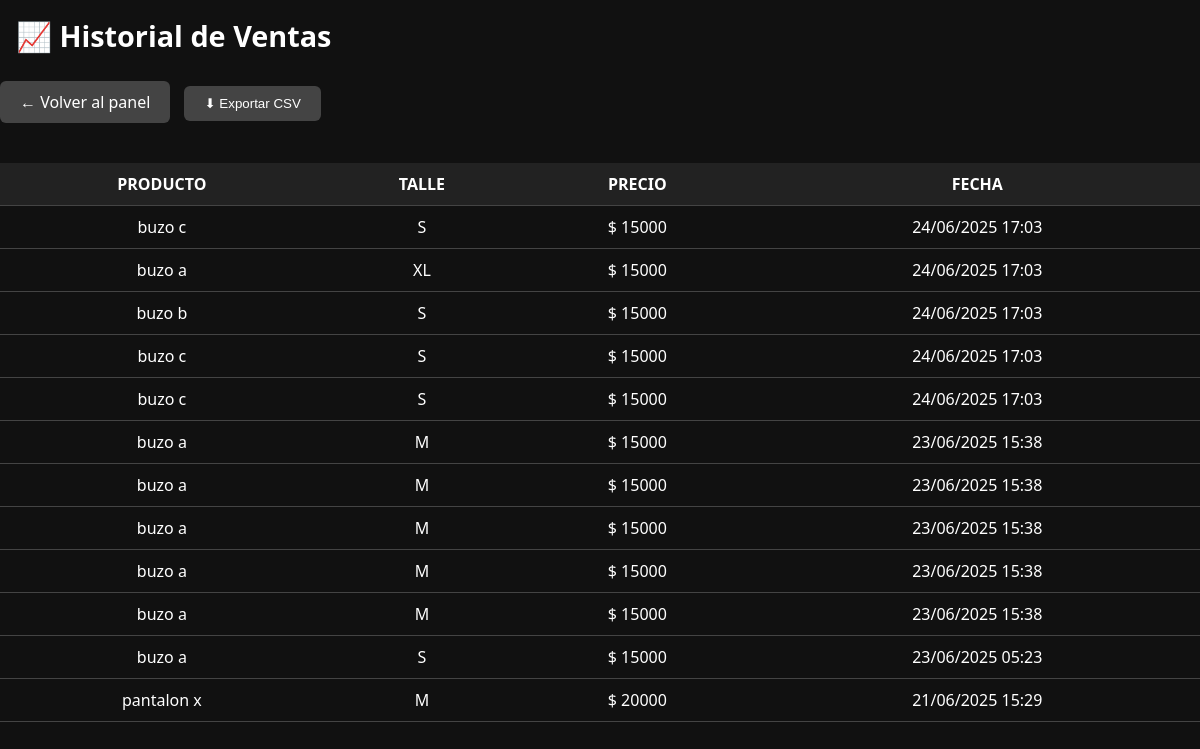
The page /admin/ventas (signed in) on the database its author committed.
### app.py (models this page shows)
class Venta(db.Model):
    id = db.Column(db.Integer, primary_key=True)
    producto = db.Column(db.String(100), nullable=False)
    talle = db.Column(db.String(10), nullable=False)
    precio = db.Column(db.Integer, nullable=False)
    fecha = db.Column(db.DateTime, default=datetime.utcnow)

### app.py (the view)
@app.route('/admin/ventas')
def historial_ventas():
    if 'usuario' not in session:
        return redirect(url_for('login'))
    usuario = Usuario.query.filter_by(username=session['usuario']).first()
    if not usuario or not usuario.es_admin:
        return redirect(url_for('home'))
    ventas = Venta.query.order_by(Venta.fecha.desc()).all()
    return render_template('ventas.html', ventas=ventas)

### templates/ventas.html (shortened to what this page needs)
<!DOCTYPE html>
<html lang="es">
<head>
  <link rel="stylesheet" href="{{ url_for('static', filename='style.css') }}">
</head>
<body>
  <h1>📈 Historial de Ventas</h1>
  <a href="{{ url_for('admin') }}" class="volver-btn">← Volver al panel</a>
  <button class="exportar-btn" onclick="exportarCSV()">⬇ Exportar CSV</button>
  <table>
    <thead>
      <tr>
        <th>Producto</th>
        <th>Talle</th>
        <th>Precio</th>
        <th>Fecha</th>
      </tr>
    </thead>
    <tbody>
      {% for venta in ventas %}
      <tr>
        <td>{{ venta.producto }}</td>
        <td>{{ venta.talle }}</td>
        <td>$ {{ venta.precio }}</td>
        <td>{{ venta.fecha.strftime('%d/%m/%Y %H:%M') }}</td>
      </tr>
      {% endfor %}
    </tbody>
  </table>
</body>
</html>

### static/style.css (style rules this page uses)
body { background-color: #111; color: #fff; font-family: 'Segoe UI', sans-serif; margin: 0; padding: 0; }
h1 { font-size: 1.8rem; margin: 1rem; }
a { color: #ccc; text-decoration: none; margin: 0 0.5rem; transition: color 0.3s; }

### templates/ventas.html (style rules this page uses)
table { width: 100%; border-collapse: collapse; margin-top: 20px; }
th, td { padding: 10px; text-align: center; border-bottom: 1px solid #444; }
th { background-color: #222; color: #fff; text-transform: uppercase; }
.volver-btn, .exportar-btn { display: inline-block; margin: 10px 10px 20px 0; padding: 10px 20px; background-color: #444; color: white; border: none; border-radius: 6px; text-decoration: none; cursor: pointer; }

### rows shown on the page
Venta: producto "buzo c", talle "S", precio "15000", fecha "24/06/2025 17:03"
Venta: producto "buzo a", talle "XL", precio "15000", fecha "24/06/2025 17:03"
Venta: producto "buzo b", talle "S", precio "15000", fecha "24/06/2025 17:03"
Venta: producto "buzo c", talle "S", precio "15000", fecha "24/06/2025 17:03"
Venta: producto "buzo c", talle "S", precio "15000", fecha "24/06/2025 17:03"
Venta: producto "buzo a", talle "M", precio "15000", fecha "23/06/2025 15:38"
Venta: producto "buzo a", talle "M", precio "15000", fecha "23/06/2025 15:38"
Venta: producto "buzo a", talle "M", precio "15000", fecha "23/06/2025 15:38"
Venta: producto "buzo a", talle "M", precio "15000", fecha "23/06/2025 15:38"
Venta: producto "buzo a", talle "M", precio "15000", fecha "23/06/2025 15:38"
Venta: producto "buzo a", talle "S", precio "15000", fecha "23/06/2025 05:23"
Venta: producto "pantalon x", talle "M", precio "20000", fecha "21/06/2025 15:29"
